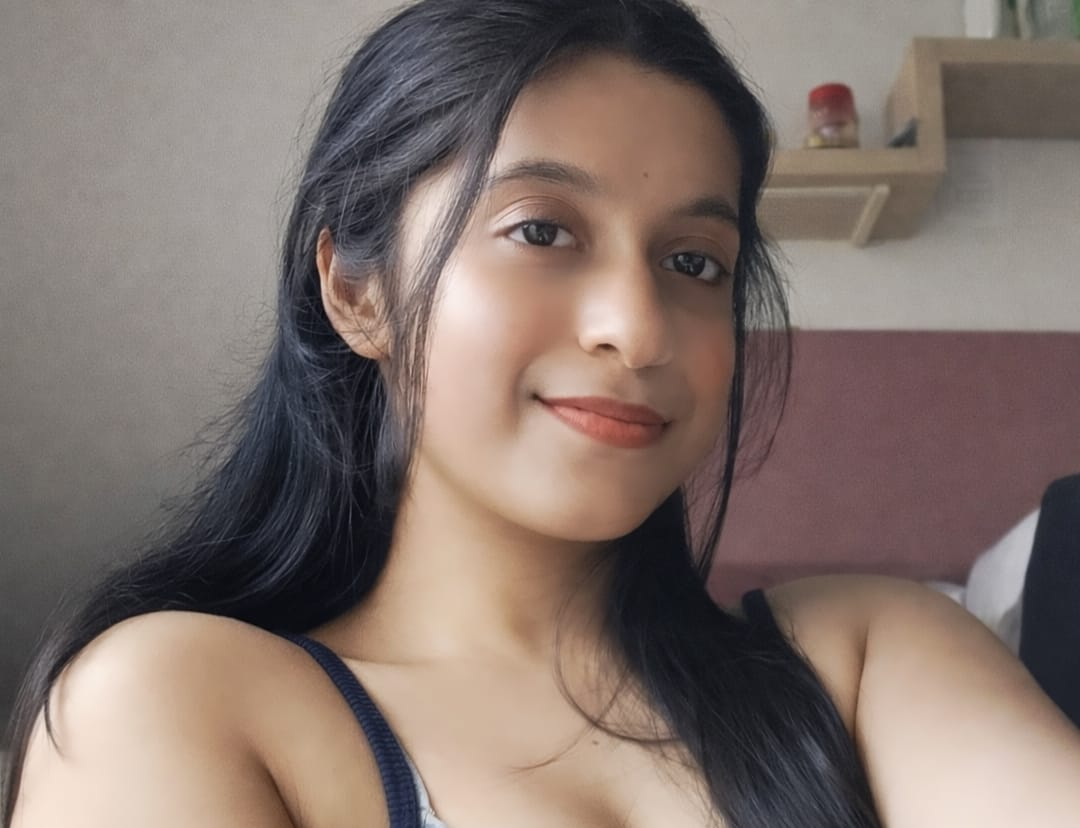
#> input picture data/known_faces/disha.jpg.jpeg, 1080 x 828 px
$ python webcam_attendance.py
#> lines starting #> are read from the running program, lines starting #| are printed output that depends on the picture
import cv2
import os
import numpy as np
from datetime import datetime
import requests

API_URL = "http://127.0.0.1:8000/mark-attendance"
# same logic as your face_service
BASE_DIR = os.path.abspath(os.path.join(os.path.dirname(__file__), ".."))
KNOWN_DIR = os.path.join(BASE_DIR, "data", "known_faces")

def load_known_faces():
    known_faces = {}

    for file in os.listdir(KNOWN_DIR):
        path = os.path.join(KNOWN_DIR, file)

        img = cv2.imread(path)
#> img is the input picture: shape (828, 1080, 3); mean B, G, R 108.9, 115.3, 130.3
        img = cv2.resize(img, (100, 100))
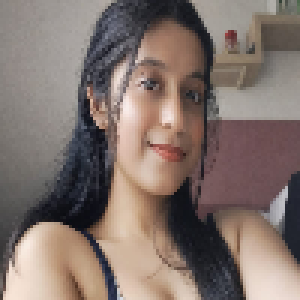
#> img: shape (100, 100, 3) (shown 3 times larger); mean B, G, R 108.8, 115.2, 130.2
        img = cv2.cvtColor(img, cv2.COLOR_BGR2GRAY)
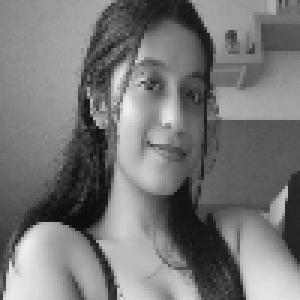
#> img: shape (100, 100) (shown 3 times larger); min 11, max 239, mean 118.9

        known_faces[file.split(".")[0]] = img.flatten()
#> pass 2 of the loop in load_known_faces, `for file in os.listdir(KNOWN_DIR):`:
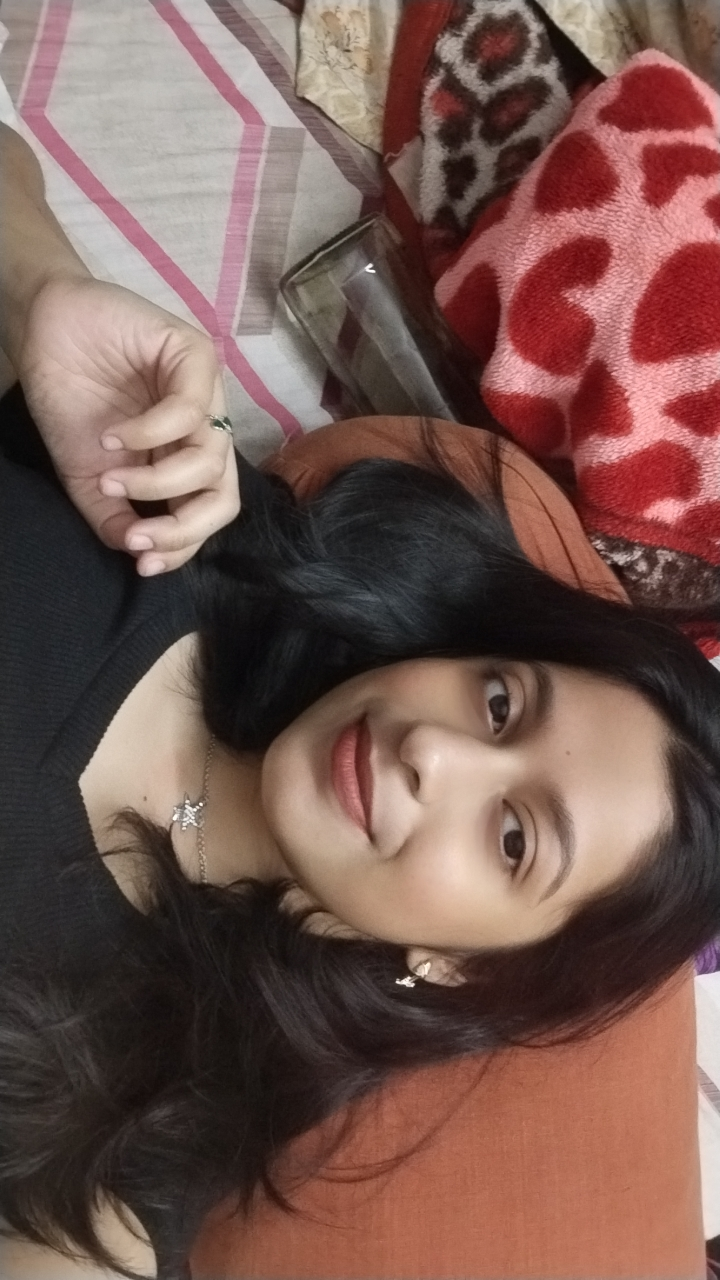
#> input picture data/known_faces/disha2.jpg.jpeg, 720 x 1280 px
#> in load_known_faces, img is the input picture: shape (1280, 720, 3); mean B, G, R 80.2, 87.2, 116.9
#> in load_known_faces, `img = cv2.resize(img, (100, 100))`:
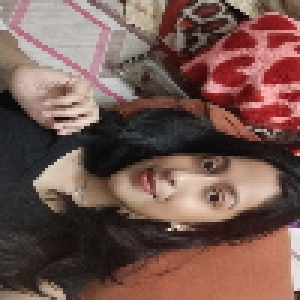
#> img: shape (100, 100, 3) (shown 3 times larger); mean B, G, R 80.1, 87.2, 116.9
#> in load_known_faces, `img = cv2.cvtColor(img, cv2.COLOR_BGR2GRAY)`:
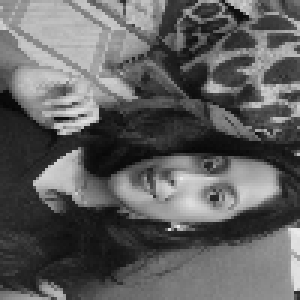
#> img: shape (100, 100) (shown 3 times larger); min 6, max 234, mean 95.3
#> pass 3 of the loop in load_known_faces, `for file in os.listdir(KNOWN_DIR):`:
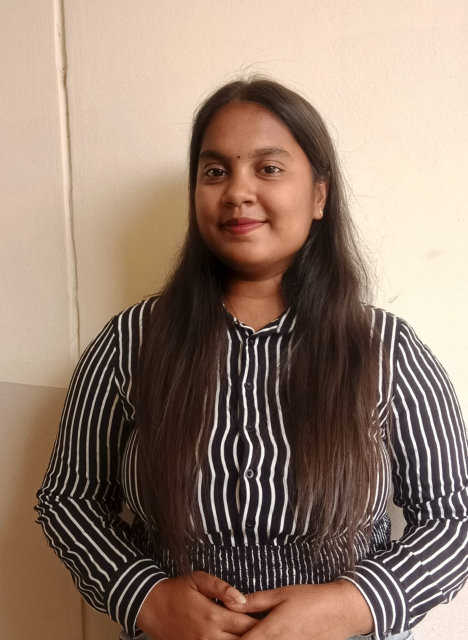
#> input picture data/known_faces/lora.jpg.jpeg, 936 x 1280 px (shown at 1/2 size)
#> in load_known_faces, img is the input picture: shape (1280, 936, 3); mean B, G, R 111.9, 126.9, 149.6
#> in load_known_faces, `img = cv2.resize(img, (100, 100))`:
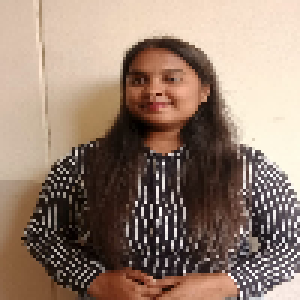
#> img: shape (100, 100, 3) (shown 3 times larger); mean B, G, R 111.7, 126.7, 149.4
#> in load_known_faces, `img = cv2.cvtColor(img, cv2.COLOR_BGR2GRAY)`:
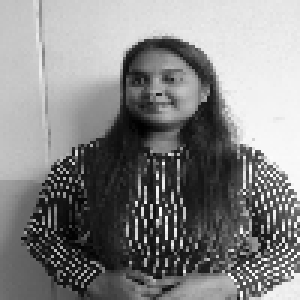
#> img: shape (100, 100) (shown 3 times larger); min 1, max 255, mean 131.8
#> the loop made 4 passes; the first 3 are shown
#> in start_webcam, `known_faces = load_known_faces()`: known_faces = 4 items
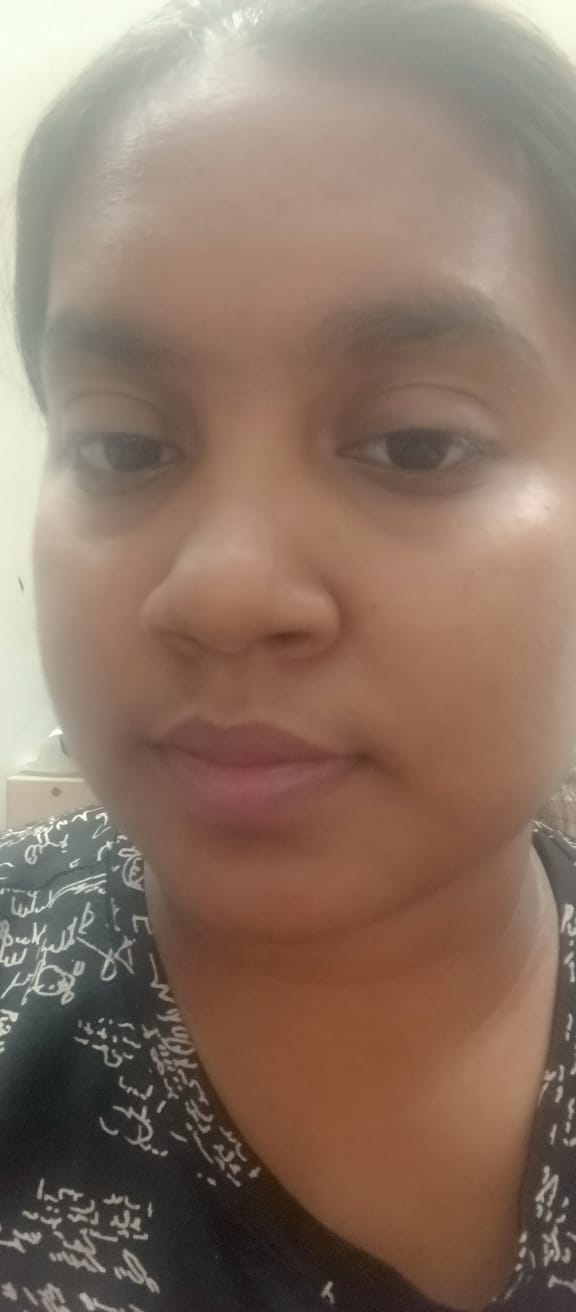
#> input picture data/known_faces/lora3.jpg.jpeg, 576 x 1312 px, given in place of the camera
#> in start_webcam, frame is the input picture: shape (1312, 576, 3); mean B, G, R 100.9, 116.5, 139.5

    return known_faces


def recognize_face(frame, known_faces):
    gray = cv2.cvtColor(frame, cv2.COLOR_BGR2GRAY)
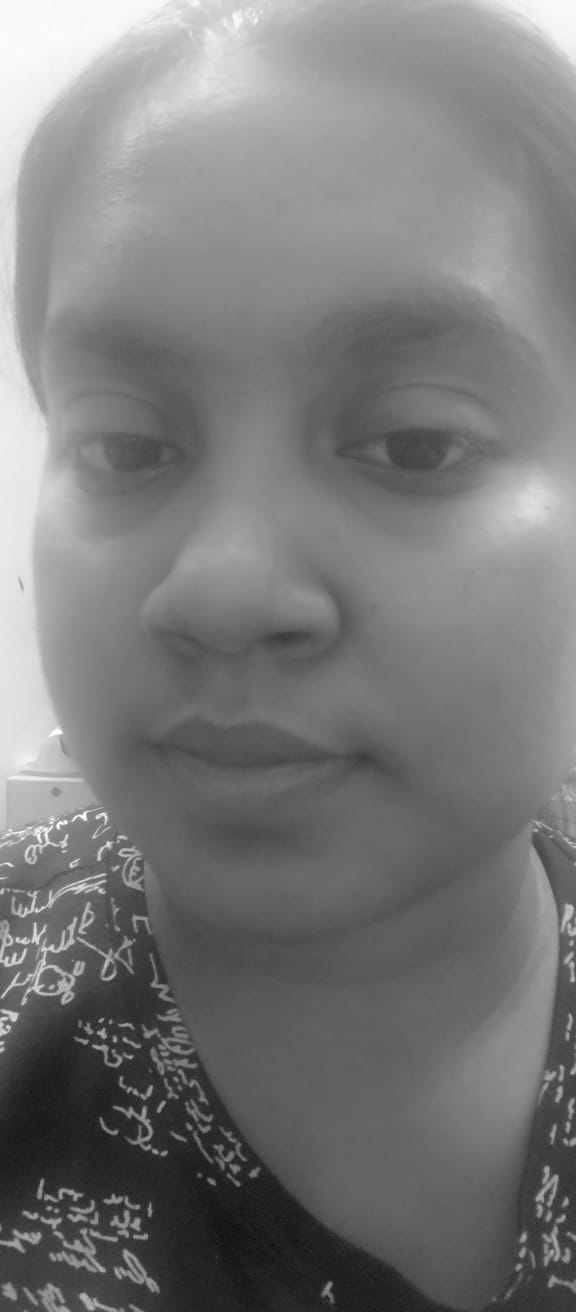
#> gray: shape (1312, 576); min 15, max 254, mean 121.6
    gray = cv2.resize(gray, (100, 100))
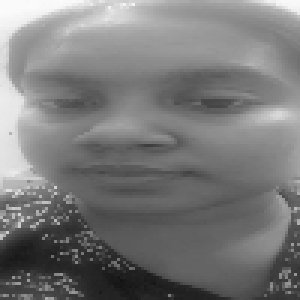
#> gray: shape (100, 100) (shown 3 times larger); min 19, max 251, mean 121.4
    input_face = gray.flatten()
#> input_face = 10000 values, max 251 at index 10, min 19 at index 9340, mean 121.4

    min_dist = float("inf")
    best_match = "Unknown"

    for name, face in known_faces.items():
        dist = np.linalg.norm(input_face - face)

        if dist < min_dist:
            min_dist = dist
            best_match = name
#> this loop made 4 passes
#> (name, dist, min_dist, best_match) on passes 1, 4: ('disha', 13454.9, 13454.9, 'disha'), ('lora3', 4475.3, 4475.3, 'lora3')
#> (name, dist) on passes 2 to 3: ('disha2', 14342.8), ('lora', 14765.8)
#> after the loop, min_dist = 4475.3


    return best_match if min_dist < 15000 else "Unknown"


# 🔥 MAIN FUNCTION
def start_webcam():
    known_faces = load_known_faces()

    cap = cv2.VideoCapture(0)

    marked = set()  # avoid duplicate attendance

    while True:
        ret, frame = cap.read()
        if not ret:
            break

        name = recognize_face(frame, known_faces)
#> name = 'lora3'

        if name != "Unknown" and name not in marked:
            marked.add(name)

            print(f"{name} detected → sending to backend...")
#> (printed output is left out)

        try:
            # send image to backend
            with open("temp.jpg", "wb") as f:
                cv2.imwrite("temp.jpg", frame)

            with open("temp.jpg", "rb") as f:
                response = requests.post(
                    API_URL,
                    files={"file": f}
                )

            print("Backend response:", response.json())

        except Exception as e:
            print("Error sending to backend:", e)

        # display
        cv2.putText(frame, name, (50, 50),
                        cv2.FONT_HERSHEY_SIMPLEX, 1,
                        (0, 255, 0), 2)

        cv2.imshow("Attendance Camera", frame)

        # press q to quit
        if cv2.waitKey(1) & 0xFF == ord('q'):
            break

    cap.release()
    cv2.destroyAllWindows()


if __name__ == "__main__":
    start_webcam()
#> (the call stopped at in start_webcam, `response = requests.post( API_URL, files={"file": f} )`: requests is not available in this run)
